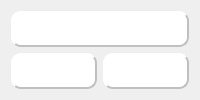
             <widget class="QWidget" name="page_12">
              <layout class="QGridLayout" name="gridLayout_2">
               <item row="0" column="0">
                <layout class="QVBoxLayout" name="verticalLayout_6">
                 <item>
                  <widget class="QFrame" name="fram">
                   <property name="styleSheet">
                    <string notr="true">QFrame#fram {
    border-radius: 10px; /* Adjust the radius as per your requirement */
    border: 2px solid #c0c0c0; /* Optional: You can set a border color */
    background-color: #ffffff; /* Optional: You can set a background color #f0f0f0*/
    border-style: outset; /* This gives the &quot;Raised&quot; shadow effect */
}
</string>
                   </property>
                   <property name="frameShape">
                    <enum>QFrame::WinPanel</enum>
                   </property>
                   <property name="frameShadow">
                    <enum>QFrame::Raised</enum>
                   </property>
                  </widget>
                 </item>
                 <item>
                  <layout class="QHBoxLayout" name="horizontalLayout_11">
                   <item>
                    <widget class="QFrame" name="frame_2">
                     <property name="styleSheet">
                      <string notr="true">QFrame#frame_2{
    border-radius: 10px; /* Adjust the radius as per your requirement */
    border: 2px solid #c0c0c0; /* Optional: You can set a border color */
    background-color: #ffffff; /* Optional: You can set a background color #f0f0f0*/
    border-style: outset; /* This gives the &quot;Raised&quot; shadow effect */
}</string>
                     </property>
                     <property name="frameShape">
                      <enum>QFrame::WinPanel</enum>
                     </property>
                     <property name="frameShadow">
                      <enum>QFrame::Raised</enum>
                     </property>
                    </widget>
                   </item>
                   <item>
                    <widget class="QFrame" name="frame_3">
                     <property name="styleSheet">
                      <string notr="true">QFrame#frame_3 {
    border-radius: 10px;
    border: 2px solid #c0c0c0;
    background-color: #ffffff; 
    border-style: outset;
}</string>
                     </property>
                     <property name="frameShape">
                      <enum>QFrame::WinPanel</enum>
                     </property>
                     <property name="frameShadow">
                      <enum>QFrame::Raised</enum>
                     </property>
                    </widget>
                   </item>
                  </layout>
                 </item>
                </layout>
               </item>
              </layout>
             </widget>
